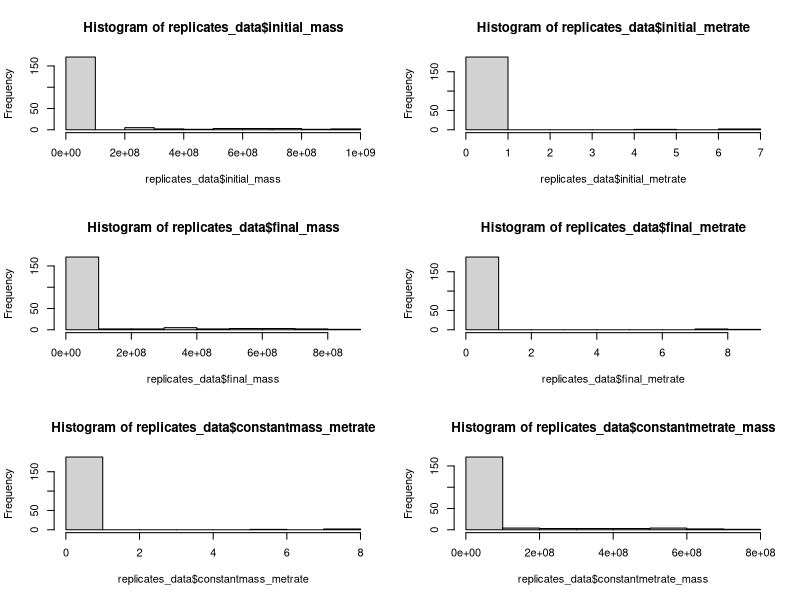
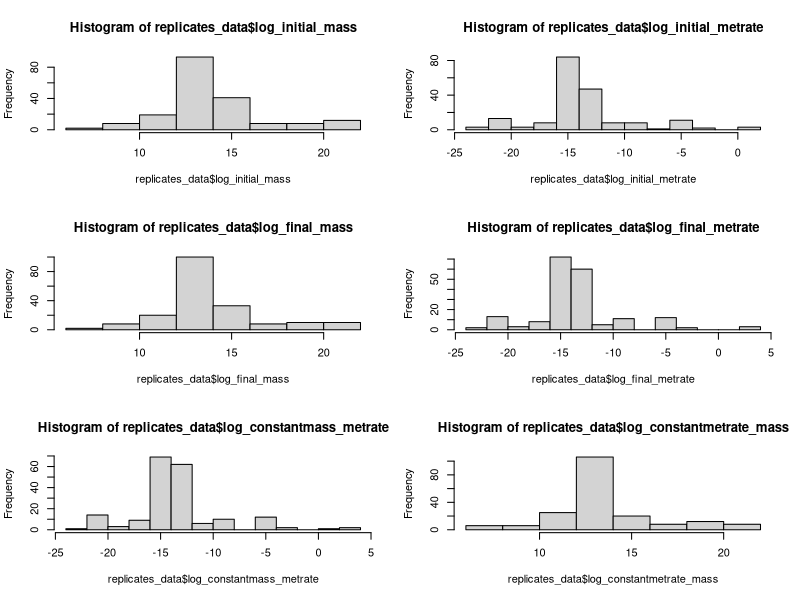
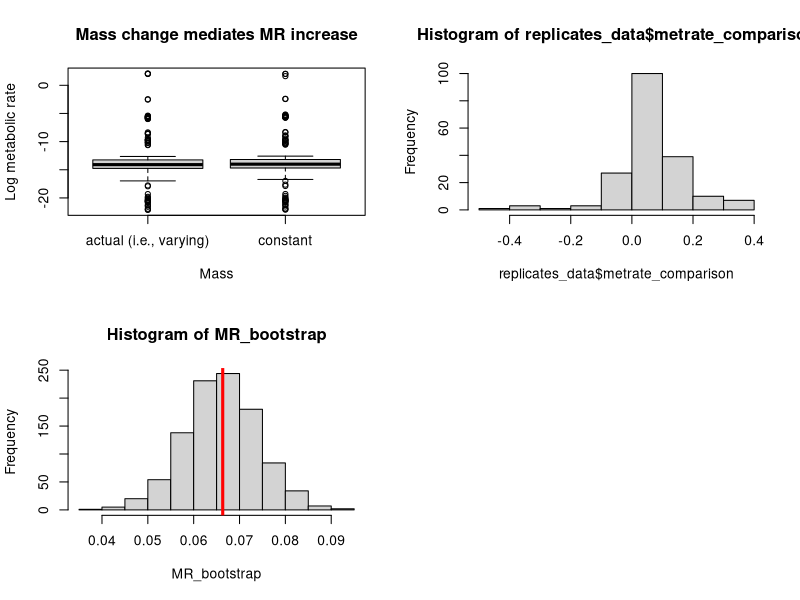
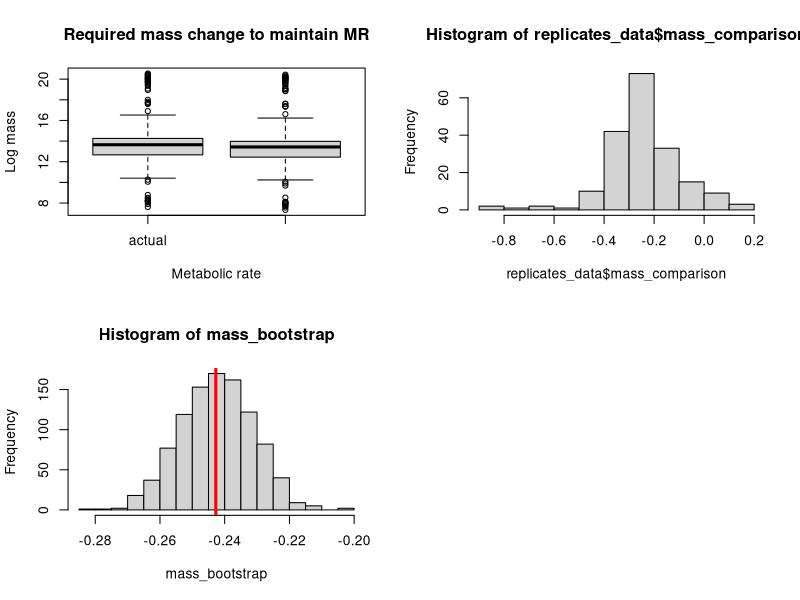
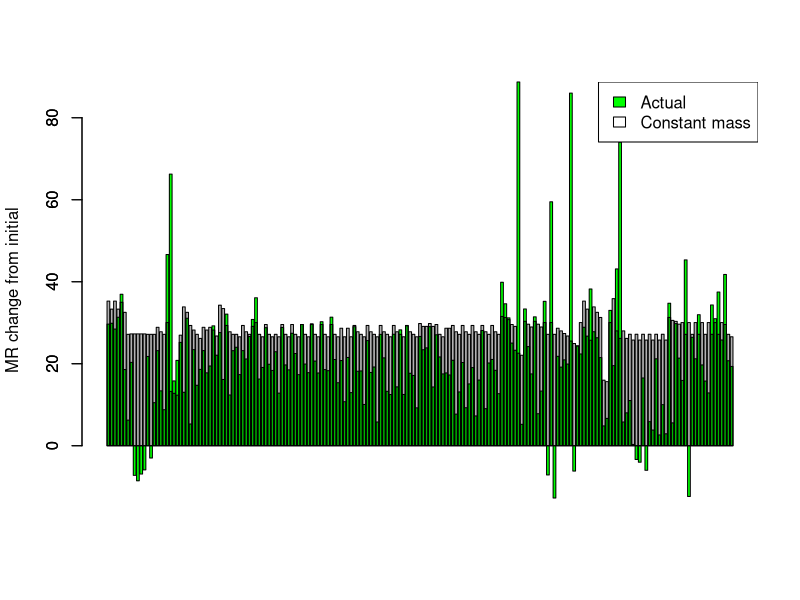
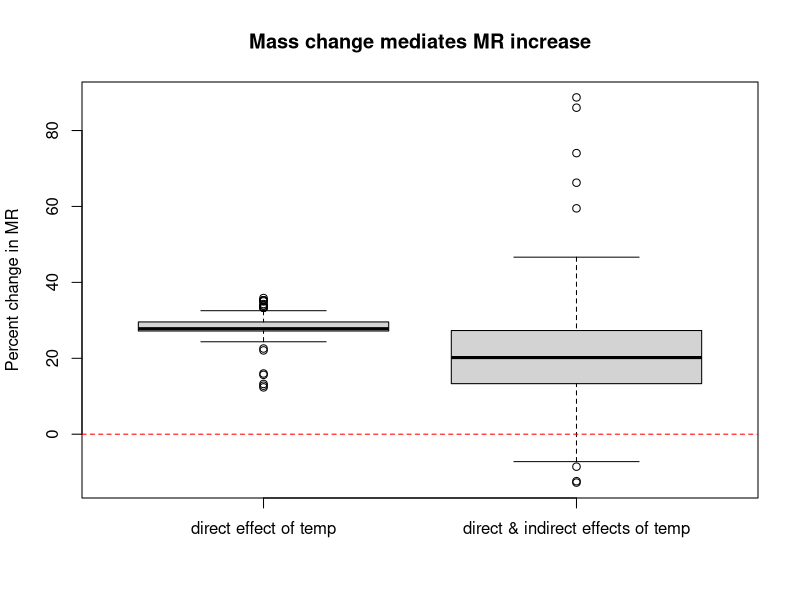
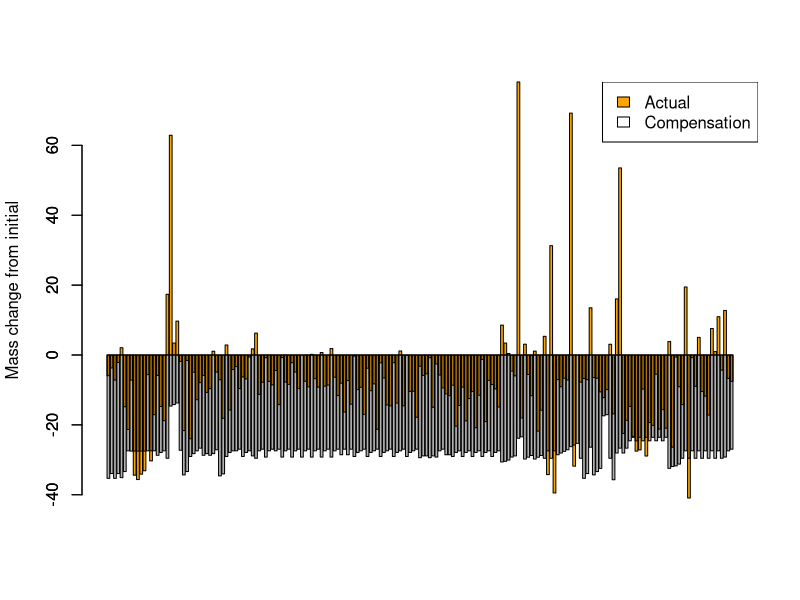
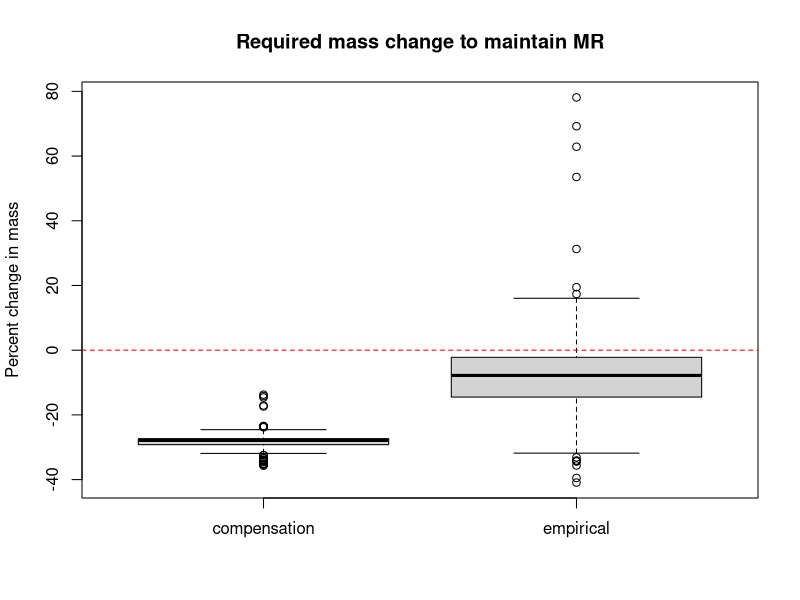

Write the R code that produced these figures, in order. (Note: this script raises an error after producing the figures.)
# Read in clean data
replicates_data = read.csv("clean_data_MTEecto.csv")

#--------------------NORMALITY OF MASS & MR VALUES-------------------------

# Look at distributions of all mass and metabolic rate values
par(mfrow = c(3, 2))
hist(replicates_data$initial_mass)
hist(replicates_data$initial_metrate)
hist(replicates_data$final_mass)
hist(replicates_data$final_metrate)
hist(replicates_data$constantmass_metrate)
hist(replicates_data$constantmetrate_mass)

# Generate list of normality test p-values for all mass and MR values
IM_norm = shapiro.test(replicates_data$initial_mass)
IMR_norm = shapiro.test(replicates_data$initial_metrate)
FM_norm = shapiro.test(replicates_data$final_mass)
FMR_norm = shapiro.test(replicates_data$final_metrate)
CMR_norm = shapiro.test(replicates_data$constantmass_metrate)
CM_norm = shapiro.test(replicates_data$constantmetrate_mass)

non_trans = c(IM_norm$p.value, IMR_norm$p.value, FM_norm$p.value, FMR_norm$p.value, CMR_norm$p.value, CM_norm$p.value)

#-----------------NORMALITY OF TRANSFORMED MASS & MR VALUES--------------------

# Log transform all metabolic rate & mass values
replicates_data$log_initial_mass = log(replicates_data$initial_mass)
replicates_data$log_initial_metrate = log(replicates_data$initial_metrate)
replicates_data$log_final_mass = log(replicates_data$final_mass)
replicates_data$log_final_metrate = log(replicates_data$final_metrate)
replicates_data$log_constantmass_metrate = log(replicates_data$constantmass_metrate)
replicates_data$log_constantmetrate_mass = log(replicates_data$constantmetrate_mass)

# Histograms of transformed values
par(mfrow = c(3, 2))
hist(replicates_data$log_initial_mass)
hist(replicates_data$log_initial_metrate)
hist(replicates_data$log_final_mass)
hist(replicates_data$log_final_metrate)
hist(replicates_data$log_constantmass_metrate)
hist(replicates_data$log_constantmetrate_mass)

# Add log transformed values to normality test p-values list
LIM_norm = shapiro.test(replicates_data$log_initial_mass)
LIMR_norm = shapiro.test(replicates_data$log_initial_metrate)
LFM_norm = shapiro.test(replicates_data$log_final_mass)
LFMR_norm = shapiro.test(replicates_data$log_final_metrate)
LCMR_norm = shapiro.test(replicates_data$log_constantmass_metrate)
LCM_norm = shapiro.test(replicates_data$log_constantmetrate_mass)

trans = c(LIM_norm$p.value, LIM_norm$p.value, LFM_norm$p.value, LFMR_norm$p.value, LCMR_norm$p.value, LCM_norm$p.value)
norm_pvalues = data.frame(non_trans, trans)

#------------------DIFFERENCES IN TRANSFORMED FINAL & CONSTANT VALUES--------------

par(mfrow = c(2, 2))
# Comparison of final and constant mass transformed metabolic rates
# Positive values mean MR is greater when mass does not vary
# Bootstrap gets distribution of average log difference to check that value
t.test(replicates_data$log_final_metrate, replicates_data$log_constantmass_metrate, paired = TRUE)
boxplot(replicates_data$log_final_metrate, replicates_data$log_constantmass_metrate, main = "Mass change mediates MR increase", xlab = "Mass", ylab = "Log metabolic rate", names = c("actual (i.e., varying)", "constant"))
replicates_data$metrate_comparison = replicates_data$log_constantmass_metrate - replicates_data$log_final_metrate
mean(replicates_data$metrate_comparison)
hist(replicates_data$metrate_comparison)
MR_bootstrap = replicate(1000, {
  boot_rows = sample.int(nrow(replicates_data), replace = TRUE)
  boot_dataset = replicates_data[boot_rows, ]
  mean(log(boot_dataset$constantmass_metrate) - log(boot_dataset$final_metrate))
}
)
hist(MR_bootstrap)
abline(v = mean(replicates_data$metrate_comparison), lwd = 3, col = "red")

par(mfrow = c(2, 2))
# Comparison of final and constant MR transformed masses
# Negative values mean mass would have to be much smaller for MR to be maintained
# Bootstrap gets distribution of average log difference to check that value
t.test(replicates_data$log_final_mass, replicates_data$log_constantmetrate_mass, paired = TRUE)
boxplot(replicates_data$log_final_mass, replicates_data$log_constantmetrate_mass, main = "Required mass change to maintain MR", xlab = "Metabolic rate", ylab = "Log mass", names = c("actual", "constant (i.e., compensation mass)"))
replicates_data$mass_comparison = replicates_data$log_constantmetrate_mass - replicates_data$log_final_mass
mean(replicates_data$mass_comparison)
hist(replicates_data$mass_comparison)
mass_bootstrap = replicate(1000, {
  boot_rows = sample.int(nrow(replicates_data), replace = TRUE)
  boot_dataset = replicates_data[boot_rows, ]
  mean(log(boot_dataset$constantmetrate_mass) - log(boot_dataset$final_mass))
  }
)
hist(mass_bootstrap)
abline(v = mean(replicates_data$mass_comparison), lwd = 3, col = "red")

#-----------PERCENT DIFFERENCES OF MASS & MR VALUES TO INCLUDE INITIAL----------

# Percent differences for metabolic rates
# 1: initial to final (empirical), expect increase
# 2: initial to constant mass (theoretical), expect increase
# 3: final to constant mass, expect increase
replicates_data$PD_1 = ((replicates_data$final_metrate / replicates_data$initial_metrate) - 1) * 100
replicates_data$PD_2 = ((replicates_data$constantmass_metrate / replicates_data$initial_metrate) - 1) * 100
replicates_data$PD_3 = ((replicates_data$constantmass_metrate / replicates_data$final_metrate) - 1) * 100

# Percent differences for masses
# 4: initial to final (empirical), expect decrease
# 5: initial to constant metabolic rate (theoretical), expect decrease
# 6: final to constant metabolic rate, expect decrease
replicates_data$PD_4 = ((replicates_data$final_mass / replicates_data$initial_mass) - 1) * 100
replicates_data$PD_5 = ((replicates_data$constantmetrate_mass / replicates_data$initial_mass) - 1) * 100
replicates_data$PD_6 = ((replicates_data$constantmetrate_mass / replicates_data$final_mass) - 1) * 100

# Metabolic rate PD comparison for each observationn
par(mfrow = c(1, 1))
barplot(replicates_data$PD_1, col = "green", ylab = "MR change from initial")
barplot(replicates_data$PD_2, col = rgb(0, 0, 0, alpha = 0.3), add = TRUE)
legend("topright", c("Actual", "Constant mass"), fill = c("green", "white"))

# Metabolic rate PD comparison for actual and constant mass conditions
boxplot(replicates_data$PD_2, replicates_data$PD_1, main = "Mass change mediates MR increase", ylab = "Percent change in MR", names = c("direct effect of temp", "direct & indirect effects of temp"))
abline(h = 0, col = "red", lty = 2)

# Mass PD comparison for each observationn
barplot(replicates_data$PD_4, col = "orange", ylab = "Mass change from initial")
barplot(replicates_data$PD_5, col = rgb(0, 0, 0, alpha = 0.3), add = TRUE)
legend("topright", c("Actual", "Compensation"), fill = c("orange", "white"))

# Mass PD comparison for actual and constant metabolic rate conditions
boxplot(replicates_data$PD_5, replicates_data$PD_4, main = "Required mass change to maintain MR", ylab = "Percent change in mass", names = c("compensation", "empirical"))
abline(h = 0, col = "red", lty = 2)

# ------------------Mixed model----------

library(lme4)

# LMM including all fixed and random effects of interest
LMM = lmer(mass_comparison ~ initial_temp + initial_mass_grams + Class + (1 | species) + (1 | studyID), data = replicates_data)
summary(LMM)

# # From meeting with Dave
# replicates_data$releveled_class = relevel(factor(replicates_data$Class), "Insecta")
# replicates_data$paper_id = gsub("[A-Z]$", "", as.character(replicates_data$studyID))
# summary(lmer(mass_comparison ~ (1|studyID), data = replicates_data))
# summary(lmer(mass_comparison ~ (1|species), data = replicates_data))
# summary(lmer(mass_comparison ~ releveled_class + (1|species), data = replicates_data))
# summary(lmer(mass_comparison ~ releveled_class + (1|species) + (1|paper_id), data = replicates_data))
# # Don't publish based on these numbers
# round(ranef(lmer(mass_comparison ~ releveled_class + (1|species), data = replicates_data))[[1]], 3)

#---------------------SPECIES VALUES------------------------

# Create species dataset
# This code is way awful
library(dplyr)

# Get columns for averages
species_data = replicates_data %>%
  group_by(species) %>%
  #summarise(count = n())
  summarise_each(funs(mean), initial_mass, final_mass, initial_metrate, final_metrate, 
                 constantmass_metrate, constantmetrate_mass, PD_1, PD_2, PD_3, PD_4, PD_5, PD_6) 

# Add in species occurrence values
occurrences = replicates_data %>%
  group_by(species) %>%
  summarise(count = n())

species_data$occurrences = occurrences$count

# Add log transformed values to species dataset
species_data$log_initial_mass = log(species_data$initial_mass)
species_data$log_initial_metrate = log(species_data$initial_metrate)
species_data$log_final_mass = log(species_data$final_mass)
species_data$log_final_metrate = log(species_data$final_metrate)
species_data$log_constantmass_metrate = log(species_data$constantmass_metrate)
species_data$log_constantmetrate_mass = log(species_data$constantmetrate_mass)

#---------------------CLASS VALUES------------------------

# Get columns for averages
classes_data = replicates_data %>%
  group_by(Class) %>%
  #summarise(count = n())
  summarise_each(funs(mean), initial_mass, final_mass, initial_metrate, final_metrate, 
                 constantmass_metrate, constantmetrate_mass, PD_1, PD_2, PD_3, PD_4, PD_5, PD_6) 

# Add in class occurrence values
occurrences = replicates_data %>%
  group_by(Class) %>%
  summarise(count = n())

classes_data$occurrences = occurrences$count

# Plot percent differences by class averages
boxplot(classes_data$PD_2, classes_data$PD_1, main = "Mass change mediates MR increase by class avg", ylab = "Percent change in MR", names = c("direct effect of temp", "direct & indirect effects of temp"), ylim = c(0, 40))
abline(h = 0, col = "red", lty = 2)

boxplot(classes_data$PD_5, classes_data$PD_4, main = "Required mass change to maintain MR by class avg", ylab = "Percent change in mass", names = c("compensation", "empirical"))
abline(h = 0, col = "red", lty = 2)

# Plot percent differences of each pair by class
#I don't understand what group by fx is doing
classes_plot = replicates_data %>%
  group_by(Class)

library(ggplot2)
cp = ggplot(classes_plot, aes(Class, PD_1))
cp + geom_boxplot()

classes_plot %>%
  boxplot(PD_2, PD_1)
